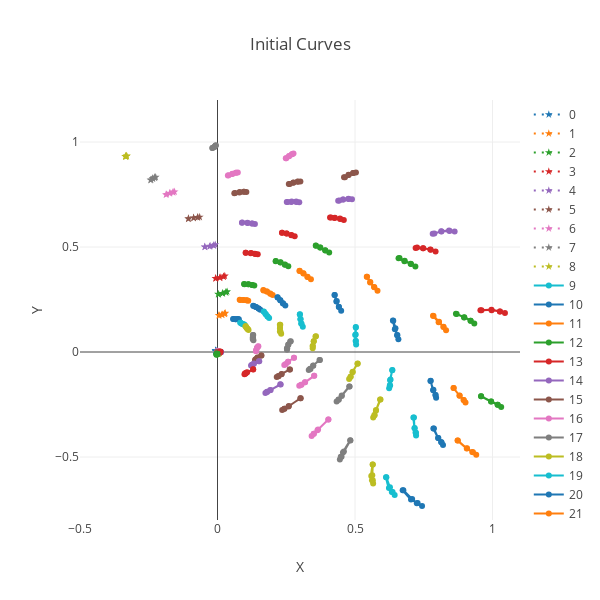

The code cell stored with this chart in its notebook:
### Code cell
'''
3. Graph template data

'''

grPh0t = np.reshape(ph0t,(-1,21))
grPh1t = np.reshape(ph1t,(-1,21))
fdata = gy.FormatNetworkToGraphColumns(grPh1t, xOffset=0, yOffset=14, colPoints=7)

layout = go.Layout(
    title = 'Initial Curves',
    height = 600,
    width = 600,
    hovermode= 'closest',
    xaxis= dict(
        title= 'X',
        range = [-.5,1.1],
    ),
    yaxis=dict(
        title= 'Y',
        range = [-.8,1.2],
    )
)
f = gy.graphCurves(fdata, layout, dashRange=range(0,9))

offline.iplot(f)
